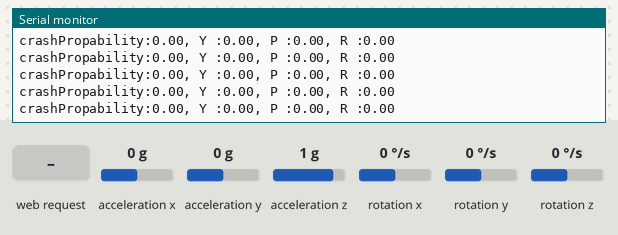
Simulated run of this sketch. Board: ESP32. Shown: the last lines printed to the serial monitor. Inputs (shaded band) come from the test bench; at power-on: acceleration x 0 g, acceleration y 0 g, acceleration z 1 g, rotation z 0 °/s, rotation x 0 °/s, rotation y 0 °/s.

Above: at 1.7 s.
1.8 s: acceleration x set to -1.4 g
At 2.9 s:
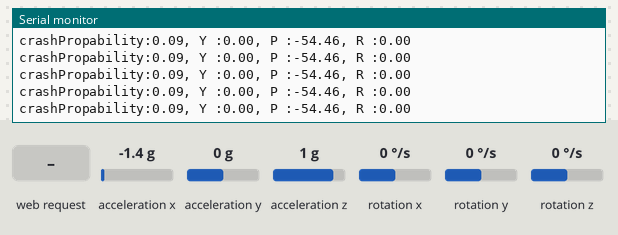
3.3 s: acceleration y set to -1.4 g
At 4.1 s:
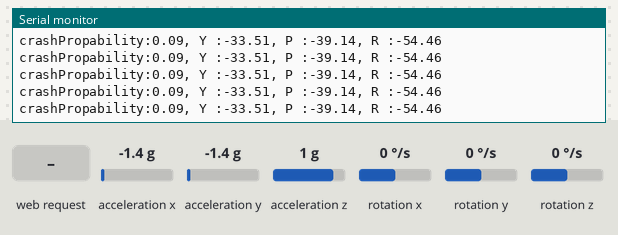
4.8 s: acceleration z set to -1.4 g
At 5.9 s:
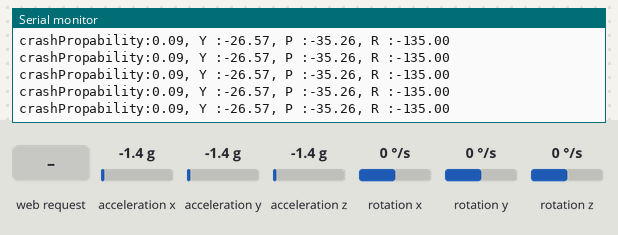
6.3 s: rotation z set to -192 °/s
At 7.4 s:
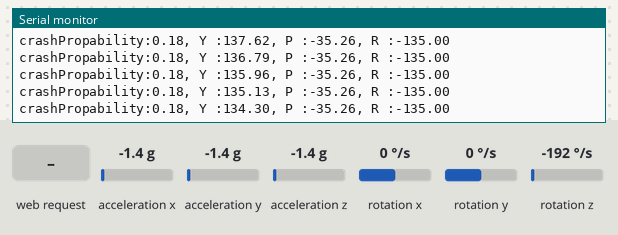
7.8 s: acceleration x set to 0 g
At 8.3 s:
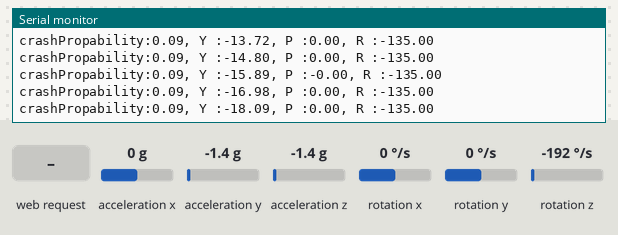
10.8 s: HTTP request GET /getData received
Timing chart, 0 to 13.3 s (numbered marks = the images above; inputs shaded):
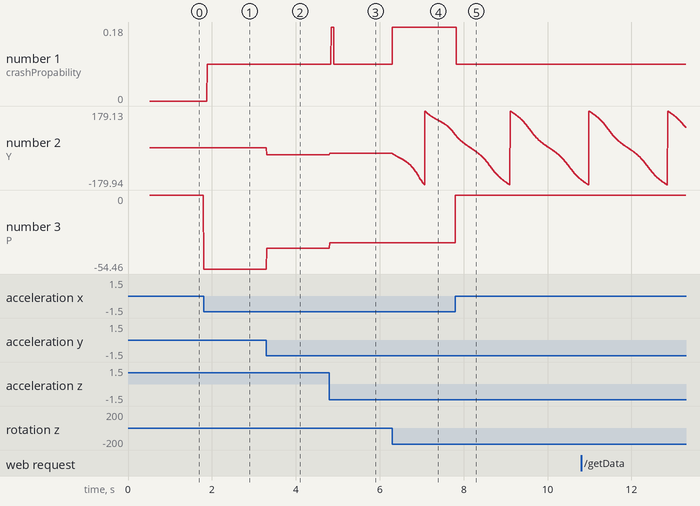

Measured:
- after the input at 1.8 s, the serial monitor: prints a new line at once (image 1)
- after the input at 3.3 s, the serial monitor: prints a new line at once (image 2)
- after the input at 4.8 s, the serial monitor: prints a new line at once (image 3)
- after the input at 6.3 s, the serial monitor: prints a new line at once (image 4)
- plotted number 1: 0 → 0.09 after the input at 1.8 s
- plotted number 2: 0 → -33.51 after the input at 3.3 s, -33.51 → -26.57 after the input at 4.8 s, -26.57 → 63.99 after the input at 6.3 s
- plotted number 3: 0 → -54.46 after the input at 1.8 s, -54.46 → -39.14 after the input at 3.3 s, -39.14 → -35.26 after the input at 4.8 s

The sketch:

finalBikeCrasherServer.ino
```cpp
#include <WiFi.h>
#include <WiFiClient.h>
#include <WiFiAP.h>
#include <Wire.h>
#include <I2Cdev.h>
#include "MPU6050_6Axis_MotionApps20.h"
#include "Wire.h"


float threshholds[] = {41.40, 49.86, 111.76, 280.98, 349.16, 69.54, 121.80, 88.26, 79.06, 134.78, 39.30};
float THRESHOLD_SMOOTH_GYRO_X = threshholds[0]* 2; //needed
float THRESHOLD_SMOOTH_GYRO_Y = threshholds[1]* 2; //needed
float THRESHOLD_SMOOTH_GYRO_Z = threshholds[2]* 2; //needed
//float THRESHOLD_YAW = threshholds[4]; //not needed
float THRESHOLD_PITCH = threshholds[3]* 45 / 100; //needed
float THRESHOLD_ROLL = threshholds[4]* 50 / 100; //needed
float THRESHOLD_INT_ACCEL_X = threshholds[5]* 100;  //needed
float THRESHOLD_INT_ACCEL_Y = threshholds[6]* 100; //needed
float THRESHOLD_INT_ACCEL_Z = threshholds[7]* 100; //needed
float THRESHOLD_INT_GRAVITY_X = threshholds[8]* 100; //needed
float THRESHOLD_INT_GRAVITY_Y = threshholds[9]* 100; //needed
//float THRESHOLD_INT_GRAVITY_Z = threshholds[12];  //not needed
//float COMMON_GRAVITY_Z = threshholds[13]; //not needed
float THRESHOLD_ACCEL_DELTA = threshholds[10]* 100; //needed


// Discrete Step counter
float  stepCount;
// continuous calc variables
float  ypr_eval;
float  gyro_eval;
int    accel_eval;
int    gravity_eval;
double delta_x;
double delta_y;
double delta_z;
double former_x = 0;
double former_y = 0;
double former_z = 0;
double accel_delta;
double continuous_rating = 0.0;
double normalized_continuous_rating = 0.0;

// Further processed data
VectorInt16 accelIntegral;
VectorInt16 accelGravityIntegral;
VectorFloat gyroSmoothend;
const float MOVING_AVERAGE_DECLINE = 0.1;

// MPU control/status vars
bool dmpReady = false;  // set true if DMP init was successful
uint8_t mpuIntStatus;   // holds actual interrupt status byte from MPU
uint8_t devStatus;      // return status after each device operation (0 = success, !0 = error)
uint16_t packetSize;    // expected DMP packet size (default is 42 bytes)
uint16_t fifoCount;     // count of all bytes currently in FIFO
uint8_t fifoBuffer[64]; // FIFO storage buffer

VectorInt16 last_aaReal;
VectorInt16 last_aa;

// Data from sensor
Quaternion q;           // [w, x, y, z]         quaternion container
VectorInt16 aa;         // [x, y, z]            accel sensor measurements
VectorInt16 gy;         // [x, y, z]            gyro sensor measurements
VectorInt16 aaReal;     // [x, y, z]            gravity-free accel sensor measurements
VectorInt16 aaWorld;    // [x, y, z]            world-frame accel sensor measurements
VectorFloat gravity;    // [x, y, z]            gravity vector
float euler[3];         // [psi, theta, phi]    Euler angle container
float ypr[3];           // [yaw, pitch, roll]   yaw/pitch/roll container and gravity vector
// rotated to new coord sys
/*float rotateZAngle = -0.471239;   // Angle to rotate sensor coord sys into fixed coord sys --> found CALIBRATION Value: 27 degrees
VectorFloat aa_rot ;         // [x, y, z]            accel sensor measurements
VectorFloat gy_rot ;         // [x, y, z]            gyro sensor measurements
VectorFloat aaReal_rot ;     // [x, y, z]            gravity-free accel sensor measurements
float ypr_rot[3];           // [yaw, pitch, roll]   yaw/pitch/roll container and gravity vector
VectorFloat rotateZreturnVal;*/

float crashPropability;
String crashCause = "";

const char *ssid = "TestAP";
const char *pass = "passwort";

MPU6050 mpu(0x68);
WiFiServer server(80);

// HTML Site with JavaScript. Source: http://www.martyncurrey.com/esp8266-and-the-arduino-ide-part-8-auto-update-webpage/
String requestHMTL = "";
String header = "HTTP/1.1 200 OK\r\nContent-Type: text/html\r\n\r\n";
String html_1 = R"=====(
<!DOCTYPE html>
<html>
 <head>
  <meta name='viewport' content='width=device-width, initial-scale=1.0'/>
  <meta charset='utf-8'>
  <style>
    body {font-size:100%; background-color: #FFFFFF;}
    #main {display: table; margin: auto;  padding: 0 10px 0 10px; }
    h2 {text-align:center; }
    p { text-align:center; }
  </style>

  <script>
    function updateData()
    {
       ajaxLoad('getData');
    }


    var ajaxRequest = null;
    if (window.XMLHttpRequest)  { ajaxRequest =new XMLHttpRequest(); }
    else                        { ajaxRequest =new ActiveXObject("Microsoft.XMLHTTP"); }

    function ajaxLoad(ajaxURL)
    {
      if(!ajaxRequest){ alert('AJAX is not supported.'); return; }

      ajaxRequest.open('GET',ajaxURL,true);
      ajaxRequest.onreadystatechange = function()
      {
        if(ajaxRequest.readyState == 4 && ajaxRequest.status==200)
        {
          var ajaxResult = ajaxRequest.responseText.split("|");
          document.getElementById('crash_propability').innerHTML = "<b>Crash Propability:</b>  " + ajaxResult[0];
          document.getElementById('crash_cause').innerHTML = "<b>Crash Cause:</b> <br>" + ajaxResult[1];
          document.getElementById('ypr_live').innerHTML = ajaxResult[2];
          document.getElementById('gyro_live').innerHTML = ajaxResult[3];
          var unRedtone = 255 - parseFloat(ajaxResult[0],10) * 255;
          document.body.style.backgroundColor = "rgb(255," + unRedtone + "," + unRedtone + ")";
        }
      }
      ajaxRequest.send();
    }

    setInterval(updateData, 50);

  </script>
  <title>SensorBike - Live data</title>
 </head>

 <body>
   <div id='main'>
     <h2>SensorBike - Live data</h2>
     <div id='data_DIV'>
       <p id='crash_propability'><b>Crash Propability:</b> 0</p>
       <p id='crash_cause'><b>Crash Cause:</b> None</p>
       <p id='ypr_live'>None</p>
       <p id='gyro_live'>None</p>
     </div>
   </div>
 </body>
</html>
)=====";

void setup() {

  Wire.begin();
  Wire.setClock(400000);

  //start serialmonitor
  Serial.begin(115200);
  while (!Serial);
  Serial.println();

  // initialize device
  Serial.println(F("Initializing I2C devices..."));
  mpu.initialize();

  // verify connection
  Serial.println(F("Testing device connections..."));
  Serial.println(mpu.testConnection() ? F("MPU6050 connection successful") : F("MPU6050 connection failed"));

  // load and configure the DMP
  Serial.println(F("Initializing DMP..."));
  devStatus = mpu.dmpInitialize();

  // gyro offsets here, scaled for min sensitivity
  mpu.setXGyroOffset(-38); // (-56); //(220);
  mpu.setYGyroOffset(35); // (39); //(76);
  mpu.setZGyroOffset(4); // (-15); //(-85);
  mpu.setXAccelOffset(-2576);
  mpu.setYAccelOffset(-4021);
  mpu.setZAccelOffset(2101); // (2925); //(1788);

  // make sure it worked (returns 0 if so)
  if (devStatus == 0) {
    // Calibration Time: generate offsets and calibrate our MPU6050
    mpu.CalibrateAccel(6);
    mpu.CalibrateGyro(6);
    mpu.PrintActiveOffsets();
    // turn on the DMP, now that it's ready
    Serial.println(F("Enabling DMP..."));
    mpu.setDMPEnabled(true);

    // set our DMP Ready flag so the main loop() function knows it's okay to use it
    Serial.println(F("DMP ready! Waiting for first interrupt..."));
    dmpReady = true;

    // get expected DMP packet size for later comparison
    packetSize = mpu.dmpGetFIFOPacketSize();
  } else {
    // ERROR!
    // 1 = initial memory load failed
    // 2 = DMP configuration updates failed
    // (if it's going to break, usually the code will be 1)
    Serial.print(F("DMP Initialization failed (code "));
    Serial.print(devStatus);
    Serial.println(F(")"));
  }


  //start access point
  Serial.println("Accesspoint wird konfiguriert");
  WiFi.softAP(ssid, pass);

  Serial.print("IP: ");
  Serial.println(WiFi.softAPIP());
  // Serial.println(WiFi.localIP()); -> 0.0.0.0 local
  server.begin();
  Serial.println("Server ready");
}


void loop() {
  // check if DPM is ready and get latest packet (also used as check)
  if (!dmpReady) return;
  if (!mpu.dmpGetCurrentFIFOPacket(fifoBuffer)) return;

  // Get sensor readings
  getSensorReadings();
  // Prepare data, filter and convert to get more measurable input
  prepareData();

  // Evaluate inputs
  crashPropability = evalDiscreteSteps();
  Serial.print("crashPropability:"); Serial.print(crashPropability); Serial.print(", ");
  Serial.print("Y :"); Serial.print(ypr [0]*180 / M_PI); Serial.print(", ");
  Serial.print("P :"); Serial.print(ypr [1]*180 / M_PI); Serial.print(", ");
  Serial.print("R :"); Serial.println(ypr [2]*180 / M_PI);

  // Serve Data as Website (if client available)
  WiFiClient client = server.available();
  if (!client)  { return; }

  requestHMTL = client.readStringUntil('\r');     // Read the first line of the request
  //Serial.println(requestHMTL);

  if ( requestHMTL.indexOf("getData") > 0 ) {
    client.print( header );
    client.print( crashPropability );
    client.print("|"); client.print( crashCause );
    client.print("|"); client.print("Yaw: ");client.print(ypr [0]*180 / M_PI); client.print(";  Pitch: ");client.print(ypr [1]*180 / M_PI); client.print(";  Roll: ");client.print(ypr [2]*180 / M_PI);
    client.print("|"); client.print("G_x: ");client.print(gy.x); client.print(";  G_y: ");client.print(gy.y); client.print(";  G_z: ");client.println(gy.z);
    client.println(); //end http response
  }
  else {
    String currentLine = "";
    char c = ' ';
    while (!(currentLine.indexOf("\n\r\n") > 0 )){
      Serial.print(".");
      c = client.read();
      currentLine += c;
    }
    client.flush();  //Waits until all outgoing characters in buffer have been sent.
    client.print( header );
    client.print( html_1 );
    client.println("\n\r\n"); //end http response
    Serial.println("New page served");
  }

  /*if (client) {                     //established connection
    Serial.println("Connected client");
    String currentLine = "";         //holds incoming data
    while (client.connected()) {
      if (client.available()) {     //check for data from client
        char c = client.read();
        Serial.write(c);
        if (c == '\n') {
          if (currentLine.length() == 0) {
            client.println("HTTP/1.1 200 OK"); //send HTTP header for text
            client.println("Content-type:text/html");
            client.println("Connection: close");
            client.println();
            client.println("<!DOCTYPE html><html>");

            // header to auto reload page
            client.println("<head>");
            client.println("<title>SensorBike - Live data but slow</title>");
            client.println("<meta http-equiv=\"refresh\" content=\"1\"> </head>");
            client.println("</head>");
            client.println("<body>");

            client.print("<p>");
            client.print("Crash Propability:");
            client.print(crashPropability);
            client.println("</p>");

            client.print("<p>");
            client.print("Crash Cause:");
            client.print(crashCause);
            client.println("</p>");
            //client.println("Sensorwerte:");
            //client.print("\n Gyro X: \n");
            //client.println(gyroSmoothend.x);
            //client.print("\n Gyro Y: \n");
            //client.println(gyroSmoothend.y);
            //client.print("\n Gyro Z: \n");
            //client.println(gyroSmoothend.z);
            //client.print("\n Y: \n");
            //client.println(ypr[0]);
            //client.print("\n P: \n");
            //client.println(ypr[1]);
            //client.print("\n R \n");
            //client.println(ypr[2]);
            client.println("<a href=\"/\">Refresh</a>");

            client.println("</body></html>");
            client.println(); //end http response
            break;
          }
          else {
            currentLine = "";
          }
        } else if (c != '\r') {
          currentLine += c;
        }

      }
    }
    client.stop();
    Serial.println("Client disconnected");
  }*/
}


void getSensorReadings() {
  /* Get sensor readings from IMU */
  mpu.dmpGetQuaternion(&q, fifoBuffer);
  mpu.dmpGetGravity(&gravity, &q);
  mpu.dmpGetYawPitchRoll(ypr, &q, &gravity);
  // real acceleration, adjusted to remove gravity
  mpu.dmpGetAccel(&aa, fifoBuffer);
  mpu.dmpGetLinearAccel(&aaReal, &aa, &gravity);
  mpu.dmpGetGyro(&gy, fifoBuffer);
}


void prepareData() {
  /* Prepare data, filter and convert to get more measurable input */

  // rotate used sensor data to new cood system
  //rotateZ( rotateZAngle, aa, &aa  );
  //rotateZ( rotateZAngle, aaReal, &aaReal  );
  //rotateZ( rotateZAngle, gy, &gy  );
  //rotateZ( rotateZAngle, ypr, &ypr [0] );

  // Filter rotated aaReal data (Exponential Moving Average)
  accelIntegral.x = accelIntegral.x * (1 - MOVING_AVERAGE_DECLINE) + aaReal .x * MOVING_AVERAGE_DECLINE;
  accelIntegral.y = accelIntegral.y * (1 - MOVING_AVERAGE_DECLINE) + aaReal .y * MOVING_AVERAGE_DECLINE;
  accelIntegral.z = accelIntegral.z * (1 - MOVING_AVERAGE_DECLINE) + aaReal .z * MOVING_AVERAGE_DECLINE;

  // Filter rotated aa data (Exponential Moving Average)
  accelGravityIntegral.x = accelGravityIntegral.x * (1 - MOVING_AVERAGE_DECLINE) + aa .x * MOVING_AVERAGE_DECLINE;
  accelGravityIntegral.y = accelGravityIntegral.y * (1 - MOVING_AVERAGE_DECLINE) + aa .y * MOVING_AVERAGE_DECLINE;
  accelGravityIntegral.z = accelGravityIntegral.z * (1 - MOVING_AVERAGE_DECLINE) + aa .z * MOVING_AVERAGE_DECLINE;

  // Filter gyro data (Exponential Moving Average)
  gyroSmoothend.x = gyroSmoothend.x * (1 - MOVING_AVERAGE_DECLINE) + gy .x * MOVING_AVERAGE_DECLINE;
  gyroSmoothend.y = gyroSmoothend.y * (1 - MOVING_AVERAGE_DECLINE) + gy .y * MOVING_AVERAGE_DECLINE;
  gyroSmoothend.z = gyroSmoothend.z * (1 - MOVING_AVERAGE_DECLINE) + gy .z * MOVING_AVERAGE_DECLINE;
  // Difference in acceleration compared to moving average
  delta_x = former_x - accelIntegral.x;
  delta_y = former_y - accelIntegral.y;
  delta_z = former_z - accelIntegral.z;

  accel_delta = norm(delta_x, delta_y, delta_z);

  former_x = accelIntegral.x * MOVING_AVERAGE_DECLINE + former_x * (1 - MOVING_AVERAGE_DECLINE);
  former_y = accelIntegral.y * MOVING_AVERAGE_DECLINE + former_y * (1 - MOVING_AVERAGE_DECLINE);
  former_z = accelIntegral.z * MOVING_AVERAGE_DECLINE + former_z * (1 - MOVING_AVERAGE_DECLINE);
}


double norm(double a, double b, double c) {
  /* Calculates the euclidian norm of a vektor consisting of the 3 given values*/
  return sqrt( sq(delta_x) + sq(delta_y) + sq(delta_z) );
}


//  void rotateZ(float radAngle, VectorInt16 point, VectorFloat *rotatedPoint ) {


//  rotateZreturnVal.x = cos(radAngle) * point.x - sin(radAngle) * point.y;
//  rotateZreturnVal.y = sin(radAngle) * point.x + cos(radAngle) * point.y;
//  rotateZreturnVal.z = point.z;
//  *rotatedPoint = rotateZreturnVal;

//  //delete &returnVal;

//  return;
//}

/*
void rotateZ(float radAngle, float point[3], float *rotatedPoint ) {
  //Rotate a point around the Z-Axis by the angle. Writes the rotated point to the pointer given
  * rotatedPoint      = cos(radAngle) * point[0] - sin(radAngle) * point[1];
  *(rotatedPoint + 1) = sin(radAngle) * point[0] + cos(radAngle) * point[1];
  *(rotatedPoint + 2) = point[2];
  return;
}*/


double evalDiscreteSteps() {
  /* Evaluate inputs into discrete Steps according to the number of thresholds triggered. Result is converted to Percent */
  crashCause = "";
  stepCount = 0
              /*
              // Absolute Angle
              + 1 * (abs(ypr[1] * 180 / M_PI) > THRESHOLD_PITCH * 45 / 100) ///// change to rad for more efficienty
              + 1 * (abs(ypr[2] * 180 / M_PI) > THRESHOLD_ROLL * 50 / 100)

              // Rate of rotation
              + 1 * (abs(gyroSmoothend.x) > THRESHOLD_SMOOTH_GYRO_X * 200 / 100)
              + 1 * (abs(gyroSmoothend.y) > THRESHOLD_SMOOTH_GYRO_Y * 200 / 100)
              + 1 * (abs(gyroSmoothend.z) > THRESHOLD_SMOOTH_GYRO_Z * 200 / 100)

              // Acceleration
              + 1 * (abs(accelIntegral.x) > THRESHOLD_INT_ACCEL_X * 10000 / 100)
              + 1 * (abs(accelIntegral.y) > THRESHOLD_INT_ACCEL_Y * 10000 / 100)
              + 1 * (abs(accelIntegral.z) > THRESHOLD_INT_ACCEL_Z * 10000 / 100)

              // Direction of Gravity and Momentum
              + 1 * (abs(accelGravityIntegral.x) > THRESHOLD_INT_GRAVITY_X * 10000 / 100)
              + 1 * (abs(accelGravityIntegral.y) > THRESHOLD_INT_GRAVITY_Y * 10000 / 100)

              // Change in Acceleration
              + 1 * (abs(accel_delta) > THRESHOLD_ACCEL_DELTA * 10000 / 100)
              ;*/
              // Absolute Angle
              + 1 * checkThreshold(abs(ypr [1] * 180 / M_PI), THRESHOLD_PITCH, "THRESHOLD_PITCH")///// change to rad for more efficienty
              + 1 * checkThreshold(abs(ypr[2] * 180 / M_PI), THRESHOLD_ROLL, "THRESHOLD_ROLL")

              // Rate of rotation
              + 1 * checkThreshold(abs(gyroSmoothend.x), THRESHOLD_SMOOTH_GYRO_X , "THRESHOLD_SMOOTH_GYRO_X")
              + 1 * checkThreshold(abs(gyroSmoothend.y), THRESHOLD_SMOOTH_GYRO_Y , "THRESHOLD_SMOOTH_GYRO_Y")
              + 1 * checkThreshold(abs(gyroSmoothend.z), THRESHOLD_SMOOTH_GYRO_Z , "THRESHOLD_SMOOTH_GYRO_Z")

              // Acceleration
              + 1 * checkThreshold(abs(accelIntegral.x), THRESHOLD_INT_ACCEL_X , "THRESHOLD_INT_ACCEL_X")
              + 1 * checkThreshold(abs(accelIntegral.y), THRESHOLD_INT_ACCEL_Y , "THRESHOLD_INT_ACCEL_Y")
              + 1 * checkThreshold(abs(accelIntegral.z), THRESHOLD_INT_ACCEL_Z , "THRESHOLD_INT_ACCEL_Z")

              // Direction of Gravity and Momentum
              + 1 * checkThreshold(abs(accelGravityIntegral.x), THRESHOLD_INT_GRAVITY_X , "THRESHOLD_INT_GRAVITY_X")
              + 1 * checkThreshold(abs(accelGravityIntegral.y), THRESHOLD_INT_GRAVITY_Y , "THRESHOLD_INT_GRAVITY_Y")

              // Change in Acceleration
              + 1 * checkThreshold(abs(accel_delta), THRESHOLD_ACCEL_DELTA , "THRESHOLD_ACCEL_DELTA")
              ;

  return stepCount / 11;
}

bool checkThreshold(double liveData, double thresholdVal, String thresholdName){
  if (liveData > thresholdVal){
    //Serial.print("Triggered: ");
    //Serial.println(thresholdName);
    crashCause += thresholdName;
    crashCause += ", \n";
    return true;
  }
  else{
    return false;
  }
}
```
